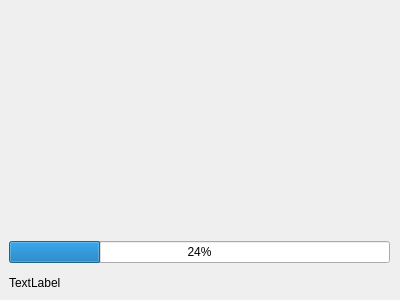
<?xml version="1.0" encoding="UTF-8"?>
<ui version="4.0">
 <class>TgeSplashScreen</class>
 <widget class="QWidget" name="TgeSplashScreen">
  <property name="windowModality">
   <enum>Qt::NonModal</enum>
  </property>
  <property name="geometry">
   <rect>
    <x>0</x>
    <y>0</y>
    <width>400</width>
    <height>300</height>
   </rect>
  </property>
  <property name="windowTitle">
   <string>Form</string>
  </property>
  <widget class="QWidget" name="verticalLayoutWidget">
   <property name="geometry">
    <rect>
     <x>9</x>
     <y>10</y>
     <width>381</width>
     <height>287</height>
    </rect>
   </property>
   <layout class="QVBoxLayout" name="verticalLayout">
    <item>
     <widget class="QLabel" name="label">
      <property name="sizePolicy">
       <sizepolicy hsizetype="Fixed" vsizetype="Fixed">
        <horstretch>0</horstretch>
        <verstretch>0</verstretch>
       </sizepolicy>
      </property>
      <property name="minimumSize">
       <size>
        <width>375</width>
        <height>225</height>
       </size>
      </property>
      <property name="text">
       <string/>
      </property>
      <property name="pixmap">
       <pixmap>../../../../ico/splash.png</pixmap>
      </property>
     </widget>
    </item>
    <item>
     <widget class="QProgressBar" name="progressBar">
      <property name="value">
       <number>24</number>
      </property>
     </widget>
    </item>
    <item>
     <widget class="QLabel" name="label_2">
      <property name="text">
       <string>TextLabel</string>
      </property>
     </widget>
    </item>
   </layout>
  </widget>
 </widget>
 <resources/>
 <connections/>
</ui>
